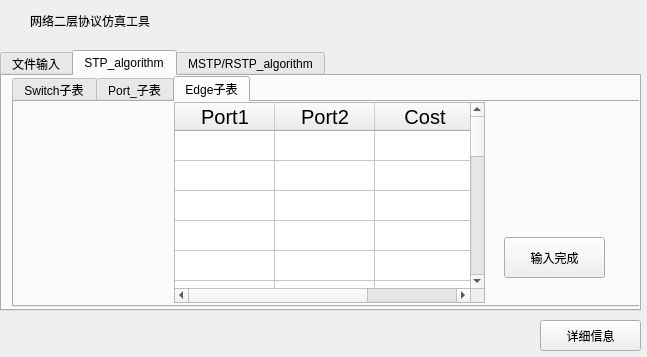
<?xml version="1.0" encoding="UTF-8"?>
<ui version="4.0">
 <class>Form</class>
 <widget class="QWidget" name="Form">
  <property name="geometry">
   <rect>
    <x>0</x>
    <y>0</y>
    <width>647</width>
    <height>357</height>
   </rect>
  </property>
  <property name="windowTitle">
   <string>Form</string>
  </property>
  <widget class="QTabWidget" name="tabWidget">
   <property name="geometry">
    <rect>
     <x>0</x>
     <y>50</y>
     <width>641</width>
     <height>261</height>
    </rect>
   </property>
   <property name="toolTip">
    <string/>
   </property>
   <property name="currentIndex">
    <number>1</number>
   </property>
   <widget class="QWidget" name="tab">
    <attribute name="title">
     <string>文件输入</string>
    </attribute>
    <widget class="QLineEdit" name="lineEdit">
     <property name="geometry">
      <rect>
       <x>60</x>
       <y>80</y>
       <width>541</width>
       <height>31</height>
      </rect>
     </property>
     <property name="placeholderText">
      <string>请输入文件路径</string>
     </property>
    </widget>
    <widget class="QWidget" name="horizontalLayoutWidget">
     <property name="geometry">
      <rect>
       <x>60</x>
       <y>130</y>
       <width>541</width>
       <height>81</height>
      </rect>
     </property>
     <layout class="QHBoxLayout" name="horizontalLayout">
      <item>
       <widget class="QPushButton" name="pushButton_2">
        <property name="text">
         <string>STP</string>
        </property>
       </widget>
      </item>
      <item>
       <widget class="QPushButton" name="pushButton">
        <property name="text">
         <string>MSTP</string>
        </property>
       </widget>
      </item>
     </layout>
    </widget>
    <widget class="QLabel" name="label">
     <property name="geometry">
      <rect>
       <x>30</x>
       <y>10</y>
       <width>171</width>
       <height>61</height>
      </rect>
     </property>
     <property name="styleSheet">
      <string notr="true">font: 25pt &quot;.AppleSystemUIFont&quot;;</string>
     </property>
     <property name="text">
      <string>文件路径：</string>
     </property>
    </widget>
   </widget>
   <widget class="QWidget" name="tab_2">
    <attribute name="title">
     <string>STP_algorithm</string>
    </attribute>
    <widget class="QTabWidget" name="tabWidget_2">
     <property name="geometry">
      <rect>
       <x>10</x>
       <y>0</y>
       <width>631</width>
       <height>231</height>
      </rect>
     </property>
     <property name="currentIndex">
      <number>2</number>
     </property>
     <widget class="QWidget" name="tab_4">
      <property name="toolTip">
       <string/>
      </property>
      <attribute name="title">
       <string>Switch子表</string>
      </attribute>
      <widget class="QTableWidget" name="tableWidget">
       <property name="geometry">
        <rect>
         <x>140</x>
         <y>0</y>
         <width>311</width>
         <height>201</height>
        </rect>
       </property>
       <property name="rowCount">
        <number>20</number>
       </property>
       <attribute name="verticalHeaderVisible">
        <bool>false</bool>
       </attribute>
       <row/>
       <row/>
       <row/>
       <row/>
       <row/>
       <row/>
       <row/>
       <row/>
       <row/>
       <row/>
       <row/>
       <row/>
       <row/>
       <row/>
       <row/>
       <row/>
       <row/>
       <row/>
       <row/>
       <row/>
       <column>
        <property name="text">
         <string>Port</string>
        </property>
        <property name="font">
         <font>
          <pointsize>15</pointsize>
         </font>
        </property>
       </column>
       <column>
        <property name="text">
         <string>BID</string>
        </property>
        <property name="font">
         <font>
          <pointsize>15</pointsize>
         </font>
        </property>
       </column>
       <column>
        <property name="text">
         <string>Name</string>
        </property>
        <property name="font">
         <font>
          <pointsize>15</pointsize>
         </font>
        </property>
       </column>
      </widget>
     </widget>
     <widget class="QWidget" name="tab_5">
      <attribute name="title">
       <string>Port_子表</string>
      </attribute>
      <widget class="QTableWidget" name="tableWidget_2">
       <property name="geometry">
        <rect>
         <x>130</x>
         <y>10</y>
         <width>341</width>
         <height>201</height>
        </rect>
       </property>
       <property name="rowCount">
        <number>40</number>
       </property>
       <attribute name="verticalHeaderVisible">
        <bool>false</bool>
       </attribute>
       <row/>
       <row/>
       <row/>
       <row/>
       <row/>
       <row/>
       <row/>
       <row/>
       <row/>
       <row/>
       <row/>
       <row/>
       <row/>
       <row/>
       <row/>
       <row/>
       <row/>
       <row/>
       <row/>
       <row/>
       <row/>
       <row/>
       <row/>
       <row/>
       <row/>
       <row/>
       <row/>
       <row/>
       <row/>
       <row/>
       <row/>
       <row/>
       <row/>
       <row/>
       <row/>
       <row/>
       <row/>
       <row/>
       <row/>
       <row/>
       <column>
        <property name="text">
         <string>PID</string>
        </property>
        <property name="font">
         <font>
          <pointsize>15</pointsize>
         </font>
        </property>
       </column>
       <column>
        <property name="text">
         <string>SPID</string>
        </property>
        <property name="font">
         <font>
          <pointsize>15</pointsize>
         </font>
        </property>
       </column>
      </widget>
     </widget>
     <widget class="QWidget" name="tab_6">
      <attribute name="title">
       <string>Edge子表</string>
      </attribute>
      <widget class="QTableWidget" name="tableWidget_3">
       <property name="geometry">
        <rect>
         <x>160</x>
         <y>0</y>
         <width>311</width>
         <height>201</height>
        </rect>
       </property>
       <property name="rowCount">
        <number>20</number>
       </property>
       <attribute name="verticalHeaderVisible">
        <bool>false</bool>
       </attribute>
       <row/>
       <row/>
       <row/>
       <row/>
       <row/>
       <row/>
       <row/>
       <row/>
       <row/>
       <row/>
       <row/>
       <row/>
       <row/>
       <row/>
       <row/>
       <row/>
       <row/>
       <row/>
       <row/>
       <row/>
       <column>
        <property name="text">
         <string>Port1</string>
        </property>
        <property name="font">
         <font>
          <pointsize>15</pointsize>
         </font>
        </property>
       </column>
       <column>
        <property name="text">
         <string>Port2</string>
        </property>
        <property name="font">
         <font>
          <pointsize>15</pointsize>
         </font>
        </property>
       </column>
       <column>
        <property name="text">
         <string>Cost</string>
        </property>
        <property name="font">
         <font>
          <pointsize>15</pointsize>
         </font>
        </property>
       </column>
      </widget>
      <widget class="QPushButton" name="pushButton_3">
       <property name="geometry">
        <rect>
         <x>490</x>
         <y>135</y>
         <width>101</width>
         <height>41</height>
        </rect>
       </property>
       <property name="text">
        <string>输入完成</string>
       </property>
      </widget>
     </widget>
    </widget>
   </widget>
   <widget class="QWidget" name="tab_3">
    <attribute name="title">
     <string>MSTP/RSTP_algorithm</string>
    </attribute>
    <widget class="QTabWidget" name="tabWidget_3">
     <property name="geometry">
      <rect>
       <x>4</x>
       <y>0</y>
       <width>631</width>
       <height>241</height>
      </rect>
     </property>
     <property name="currentIndex">
      <number>1</number>
     </property>
     <widget class="QWidget" name="tab_7">
      <attribute name="title">
       <string>Switch子表</string>
      </attribute>
      <widget class="QTableWidget" name="tableWidget_4">
       <property name="geometry">
        <rect>
         <x>60</x>
         <y>0</y>
         <width>511</width>
         <height>201</height>
        </rect>
       </property>
       <property name="rowCount">
        <number>20</number>
       </property>
       <attribute name="verticalHeaderVisible">
        <bool>false</bool>
       </attribute>
       <row/>
       <row/>
       <row/>
       <row/>
       <row/>
       <row/>
       <row/>
       <row/>
       <row/>
       <row/>
       <row/>
       <row/>
       <row/>
       <row/>
       <row/>
       <row/>
       <row/>
       <row/>
       <row/>
       <row/>
       <column>
        <property name="text">
         <string>Port</string>
        </property>
        <property name="font">
         <font>
          <pointsize>15</pointsize>
         </font>
        </property>
       </column>
       <column>
        <property name="text">
         <string>Priority</string>
        </property>
        <property name="font">
         <font>
          <pointsize>15</pointsize>
         </font>
        </property>
       </column>
       <column>
        <property name="text">
         <string>mac</string>
        </property>
        <property name="font">
         <font>
          <pointsize>15</pointsize>
         </font>
        </property>
       </column>
       <column>
        <property name="text">
         <string>name</string>
        </property>
        <property name="font">
         <font>
          <pointsize>15</pointsize>
         </font>
        </property>
       </column>
       <column>
        <property name="text">
         <string>region_name</string>
        </property>
        <property name="font">
         <font>
          <pointsize>15</pointsize>
         </font>
        </property>
       </column>
      </widget>
     </widget>
     <widget class="QWidget" name="tab_8">
      <attribute name="title">
       <string>Port子表</string>
      </attribute>
      <widget class="QTableWidget" name="tableWidget_5">
       <property name="geometry">
        <rect>
         <x>100</x>
         <y>0</y>
         <width>411</width>
         <height>211</height>
        </rect>
       </property>
       <property name="rowCount">
        <number>40</number>
       </property>
       <attribute name="verticalHeaderVisible">
        <bool>false</bool>
       </attribute>
       <row/>
       <row/>
       <row/>
       <row/>
       <row/>
       <row/>
       <row/>
       <row/>
       <row/>
       <row/>
       <row/>
       <row/>
       <row/>
       <row/>
       <row/>
       <row/>
       <row/>
       <row/>
       <row/>
       <row/>
       <row/>
       <row/>
       <row/>
       <row/>
       <row/>
       <row/>
       <row/>
       <row/>
       <row/>
       <row/>
       <row/>
       <row/>
       <row/>
       <row/>
       <row/>
       <row/>
       <row/>
       <row/>
       <row/>
       <row/>
       <column>
        <property name="text">
         <string>PortID</string>
        </property>
        <property name="font">
         <font>
          <pointsize>15</pointsize>
         </font>
        </property>
       </column>
       <column>
        <property name="text">
         <string>Port</string>
        </property>
        <property name="font">
         <font>
          <pointsize>15</pointsize>
         </font>
        </property>
       </column>
       <column>
        <property name="text">
         <string>Priority</string>
        </property>
        <property name="font">
         <font>
          <pointsize>15</pointsize>
         </font>
        </property>
       </column>
       <column>
        <property name="text">
         <string>VLAN</string>
        </property>
        <property name="font">
         <font>
          <pointsize>15</pointsize>
         </font>
        </property>
       </column>
      </widget>
     </widget>
     <widget class="QWidget" name="tab_10">
      <attribute name="title">
       <string>Edge子表</string>
      </attribute>
      <widget class="QTableWidget" name="tableWidget_6">
       <property name="geometry">
        <rect>
         <x>160</x>
         <y>0</y>
         <width>311</width>
         <height>211</height>
        </rect>
       </property>
       <property name="rowCount">
        <number>30</number>
       </property>
       <attribute name="verticalHeaderVisible">
        <bool>false</bool>
       </attribute>
       <row/>
       <row/>
       <row/>
       <row/>
       <row/>
       <row/>
       <row/>
       <row/>
       <row/>
       <row/>
       <row/>
       <row/>
       <row/>
       <row/>
       <row/>
       <row/>
       <row/>
       <row/>
       <row/>
       <row/>
       <row/>
       <row/>
       <row/>
       <row/>
       <row/>
       <row/>
       <row/>
       <row/>
       <row/>
       <row/>
       <column>
        <property name="text">
         <string>Port1</string>
        </property>
        <property name="font">
         <font>
          <pointsize>15</pointsize>
         </font>
        </property>
       </column>
       <column>
        <property name="text">
         <string>Port2</string>
        </property>
        <property name="font">
         <font>
          <pointsize>15</pointsize>
         </font>
        </property>
       </column>
       <column>
        <property name="text">
         <string>Cost</string>
        </property>
        <property name="font">
         <font>
          <pointsize>15</pointsize>
         </font>
        </property>
       </column>
      </widget>
     </widget>
     <widget class="QWidget" name="tab_9">
      <attribute name="title">
       <string>MSTI_VLAN映射表</string>
      </attribute>
      <widget class="QTableWidget" name="tableWidget_7">
       <property name="geometry">
        <rect>
         <x>110</x>
         <y>0</y>
         <width>411</width>
         <height>211</height>
        </rect>
       </property>
       <property name="rowCount">
        <number>20</number>
       </property>
       <attribute name="verticalHeaderVisible">
        <bool>false</bool>
       </attribute>
       <row/>
       <row/>
       <row/>
       <row/>
       <row/>
       <row/>
       <row/>
       <row/>
       <row/>
       <row/>
       <row/>
       <row/>
       <row/>
       <row/>
       <row/>
       <row/>
       <row/>
       <row/>
       <row/>
       <row/>
       <column>
        <property name="text">
         <string>Region_name</string>
        </property>
        <property name="font">
         <font>
          <pointsize>15</pointsize>
         </font>
        </property>
       </column>
       <column>
        <property name="text">
         <string>MSTI_ID</string>
        </property>
        <property name="font">
         <font>
          <pointsize>15</pointsize>
         </font>
        </property>
       </column>
       <column>
        <property name="text">
         <string>VLAN_ID</string>
        </property>
        <property name="font">
         <font>
          <pointsize>15</pointsize>
         </font>
        </property>
       </column>
       <column>
        <property name="text">
         <string>RootBridge</string>
        </property>
        <property name="font">
         <font>
          <pointsize>15</pointsize>
         </font>
        </property>
       </column>
      </widget>
      <widget class="QPushButton" name="pushButton_4">
       <property name="geometry">
        <rect>
         <x>520</x>
         <y>160</y>
         <width>101</width>
         <height>41</height>
        </rect>
       </property>
       <property name="text">
        <string>输入完成</string>
       </property>
      </widget>
     </widget>
    </widget>
   </widget>
  </widget>
  <widget class="QLabel" name="label_2">
   <property name="geometry">
    <rect>
     <x>70</x>
     <y>15</y>
     <width>531</width>
     <height>21</height>
    </rect>
   </property>
   <property name="text">
    <string/>
   </property>
  </widget>
  <widget class="QLabel" name="label_3">
   <property name="geometry">
    <rect>
     <x>30</x>
     <y>10</y>
     <width>301</width>
     <height>21</height>
    </rect>
   </property>
   <property name="styleSheet">
    <string notr="true">font: 20pt &quot;.AppleSystemUIFont&quot;;</string>
   </property>
   <property name="text">
    <string>网络二层协议仿真工具</string>
   </property>
  </widget>
  <widget class="QPushButton" name="pushButton_5">
   <property name="geometry">
    <rect>
     <x>540</x>
     <y>320</y>
     <width>101</width>
     <height>31</height>
    </rect>
   </property>
   <property name="text">
    <string>详细信息</string>
   </property>
  </widget>
 </widget>
 <resources/>
 <connections/>
</ui>
